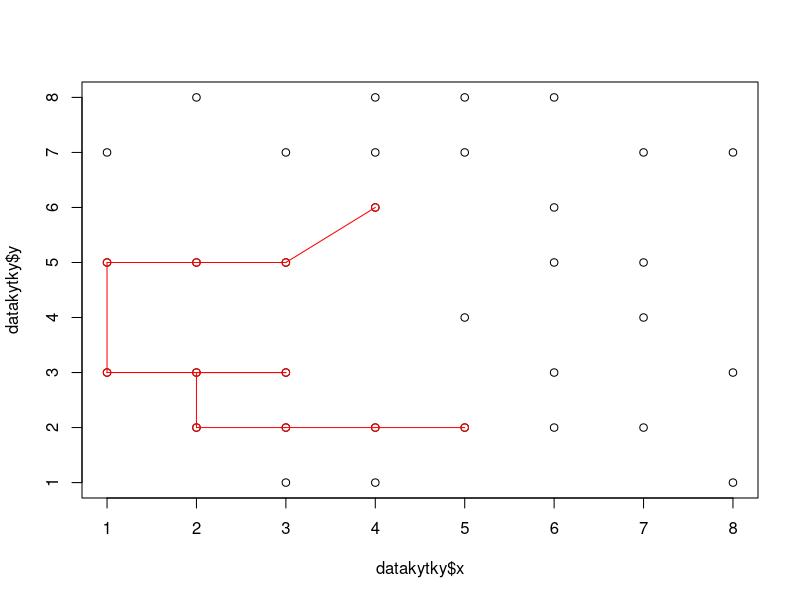

Reproduce this figure in R.
#Nech?? existuje hypotetick? populace rostlin s hypotetickou strukturou a hypotetick? opylova?? s hypotetick?mi rozhodovac?mi vlastnostmi 
#Nech?? se tento opylova?? pohybuje v populaci od rostliny k rostlin?? na z?klad?? sv?ho rozhodnut? 
#Nech?? je v?stupem graf pohybu opylova??e zv?razn??n? ??ervenou lini? 



opylovac <- function(nevracisezpet,maxpocetpreletu){
  #vygeneruje dataset s n?hodne umistenymi hodnotami (1 nebo 0) ve sloupci "pocet" - tedy udela to nahodne mista v array s "rostlinami"
  x <- c((rep(seq(1,1,1),times=8)),(rep(seq(2,2,1),times=8)),(rep(seq(3,3,1),times=8)),(rep(seq(4,4,1),times=8)),(rep(seq(5,5,1),times=8)),(rep(seq(6,6,1),times=8)),(rep(seq(7,7,1),times=8)),(rep(seq(8,8,1),times=8)))
  x
  length(x)
  y<- rep(seq(1,8,1),times=8)
  pocet <- sample(x=c(0,0,0,0,1,1,1),64,replace = T)
  pocet
  id <-seq(1:64)
  datakytky <- data.frame(id=c(id),x=c(x),y=c(y),pocet=c(pocet))
  datakytky
  
    
    #vybere z puvodniho datasetu subdataset, kde je hodnota v sloupci "pocet" ==1 (tedy jen ty mista kde rostliny jsou)
    kdekytkaje <- datakytky[datakytky$pocet==1,]
    kdekytkaje
   
     #nahodne vybere jeden radek ze sloupce "pocet" (tedy 1. rostlinu na kterou opylovac prileti)
    prvnirostlina <- kdekytkaje[kdekytkaje$id==sample(kdekytkaje$id,size=1),]
    prvnirostlina
   
     #vytvori graf array
    plot(datakytky$x,datakytky$y, cex=datakytky$pocet) 
    
    #v array obarvi 1. nahodne vybranou navstivenou rostlinu na cerveno
    points(y=prvnirostlina$y,x=prvnirostlina$x,col="red",cex=prvnirostlina$pocet)
   
     #odsud necht se to opakuje
    
    #vytvori novy sloupec "kdeuzbyl" 
    kdeuzbyl <-rep(x=0,length.out=length(kdekytkaje$id))
    
    #vytvori novy dataset z kdekytkaje a prida do nej sloupec "kdeuzbyl"
    kytkybezprvni <- data.frame(kdeuzbyl=kdeuzbyl,id=kdekytkaje$id,x=kdekytkaje$x,y=kdekytkaje$y,pocet=kdekytkaje$pocet)

    kytkysprvni <- kytkybezprvni[kytkybezprvni$id==prvnirostlina$id,]
    
    #do kytkybezprvni prida do radku prvnirostlina do sloupce "kdeuzbyl" hodnotu 10 - proto?e tam opylovac uz byl 
    kytkybezprvni[kytkybezprvni$id==prvnirostlina$id,"kdeuzbyl"]<-nevracisezpet
   
     #ted musi vybrat druhou rostlinu na zaklade vzdalenosti, jestli na ni jiz byl a popripade na zaklade dalsich promenych
   
     #vytvori dataframe, kde budou odecteny souradnice od "kytkybezprvni" z "prvnirostlina" 
    druhakytka <- data.frame(id=kytkybezprvni$id,x=(kytkybezprvni$x-prvnirostlina$x),y=(kytkybezprvni$y-prvnirostlina$y),pocet=kytkybezprvni$pocet)

    #vypocita vzdalenost v absolutni hodnote od "prvnirostlina"     
    vzdalenost <- data.frame(vzdalenost = (abs(druhakytka$x))+(abs(druhakytka$y)),kdeuzbyl=(kytkybezprvni$kdeuzbyl),id=kytkybezprvni$id,x=kytkybezprvni$x,y=kytkybezprvni$y,pocet=kytkybezprvni$pocet)
    
    #vytvori sloupec "tamnechci" kam secte "vzdalenost" a "kdeuzbyl" popripade zohledni jine parametry
    tamnechci <- data.frame(tamnechci=((vzdalenost$vzdalenost)+(vzdalenost$kdeuzbyl))/(vzdalenost$pocet),vzdalenost = (abs(druhakytka$x))+(abs(druhakytka$y)),kdeuzbyl=(kytkybezprvni$kdeuzbyl),id=kytkybezprvni$id,x=kytkybezprvni$x,y=kytkybezprvni$y,pocet=kytkybezprvni$pocet)
    
    #seradi "tamnechci" podle sloupce "tamnechci" 
    serad <- tamnechci[order(tamnechci$tamnechci),]
    
    #ze "serad" vybere 2.kytku - rostlinu, ktera ma nejmensi hodnotu tam nechci 
    druhakytkaaa <- serad[1,]
    
    #vytvori linii od 1. k 2. rostline na zaklade vyberu opylovace
    lines(x=c(prvnirostlina$x,druhakytkaaa$x),y=c(prvnirostlina$y,druhakytkaaa$y),col="red") 
    #obarvi 2.rostlinu na cerveno
    points(y=druhakytkaaa$y,x=druhakytkaaa$x,col="red")
    
   
    
    tamnechcidalsi <- tamnechci
    x <- 1
    print(prvnirostlina)
    print(druhakytkaaa)
 repeat{
      predchoziserad <-tamnechcidalsi[order(tamnechcidalsi$tamnechci),]
      predchozi <- predchoziserad[1,]
      kytkybezpredchozi <- predchoziserad
      kytkybezpredchozi[kytkybezpredchozi$id==predchozi$id,"kdeuzbyl"]<-kytkybezpredchozi[kytkybezpredchozi$id==predchozi$id,"kdeuzbyl"]+nevracisezpet
      dalsikytka <- data.frame(id=kytkybezpredchozi$id,x=(kytkybezpredchozi$x-predchozi$x),y=(kytkybezpredchozi$y-predchozi$y),pocet=kytkybezpredchozi$pocet)
      vzdalenostdalsi <- data.frame(vzdalenost = (abs(dalsikytka$x))+(abs(dalsikytka$y)),kdeuzbyl=(kytkybezpredchozi$kdeuzbyl),id=kytkybezpredchozi$id,x=kytkybezpredchozi$x,y=kytkybezpredchozi$y,pocet=kytkybezpredchozi$pocet)
      tamnechcidalsi <- data.frame(tamnechci=((vzdalenostdalsi$vzdalenost)+(vzdalenostdalsi$kdeuzbyl))/(vzdalenostdalsi$pocet),vzdalenost = (abs(vzdalenostdalsi$x))+(abs(vzdalenostdalsi$y)),kdeuzbyl=(vzdalenostdalsi$kdeuzbyl),id=vzdalenostdalsi$id,x=vzdalenostdalsi$x,y=vzdalenostdalsi$y,pocet=vzdalenostdalsi$pocet)
      seraddalsi <- tamnechcidalsi[order(tamnechcidalsi$tamnechci),]
      dalsi <- seraddalsi[1,]
      lines(x=c(predchozi$x,dalsi$x),y=c(predchozi$y,dalsi$y),col="red") 
      points(y=dalsi$y,x=dalsi$x,col="red")
      print(prvnirostlina)
      print(dalsi)
      x = x+1
      if (x == maxpocetpreletu){
        break
      }
}
}


opylovac(maxpocetpreletu=10,nevracisezpet=7)  
#konec

    
#odpad    